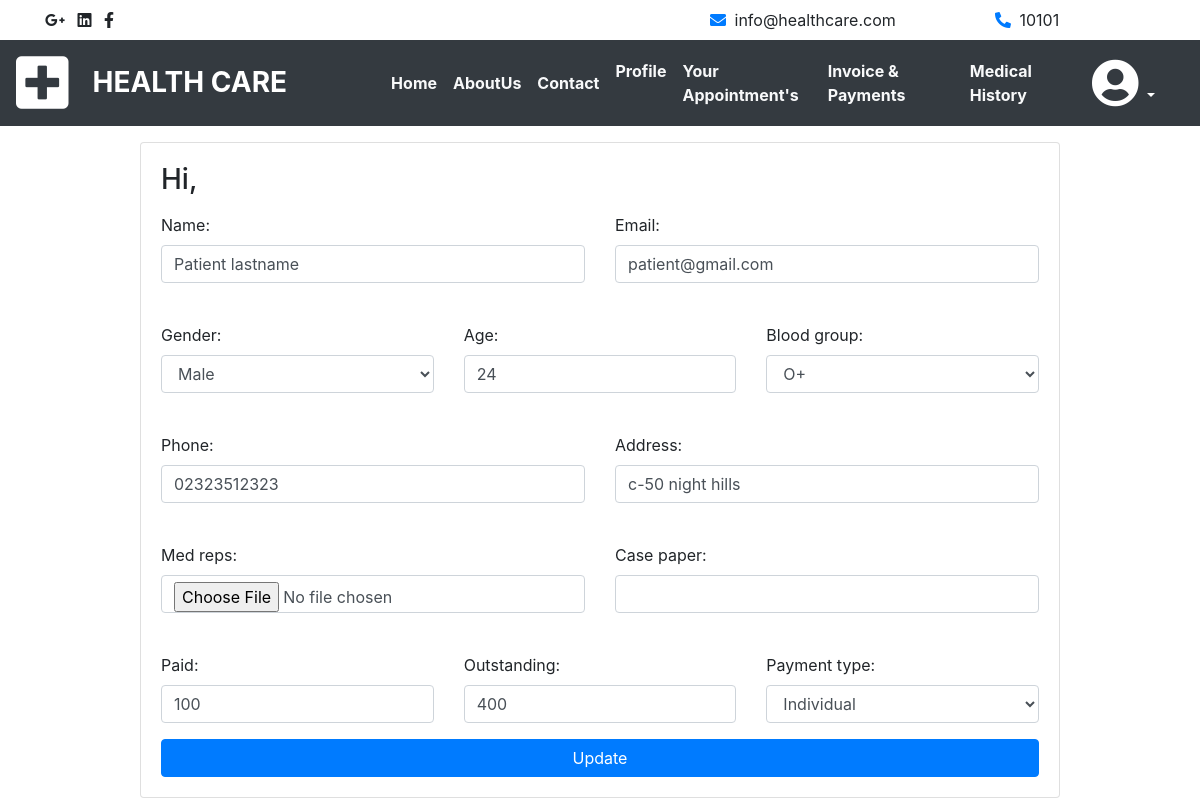
The page /profile (signed in) on the database its author committed.
### userprofile/models.py (models this page shows, shortened)
class UserProfile(models.Model):
    user = models.ForeignKey(User, on_delete=models.CASCADE, related_name='user_profile')
    name = models.CharField(max_length=50)
    phone_regex = RegexValidator(regex=r'^\+?1?\d{9,15}$',
                                 message="Phone number must be entered in the format: '+999999999'. Up to 15 digits allowed.")
    phone = models.CharField(validators=[phone_regex], max_length=17, blank=True)  # validators should be a list
    email = models.EmailField(blank=True)
    gender = models.CharField(choices=GENDER_CHOICES, max_length=1, blank=True)
    age = models.IntegerField(blank=True, null=True)
    address = models.CharField(max_length=500, blank=True)
    blood_group = models.CharField(choices=BLOOD_GROUPS, max_length=3, blank=True)
    med_reps = models.FileField(upload_to='profile/med_reps', blank=True)
    case_paper = models.IntegerField(blank=True, null=True)
    department = models.CharField(max_length=50, null=True, blank=True)
    salary = models.IntegerField(null=True, blank=True)
    attendance = models.IntegerField(null=True, blank=True)
    status = models.CharField(choices=[('Active', 'Active'), ('Inactive', 'Inactive')], null=True, blank=True,
                              max_length=8)
    class Meta:
        ordering = ('-id',)

### appointment/models.py (models this page shows, shortened)
class Payment(models.Model):
    user = models.ForeignKey(User, on_delete=models.CASCADE, related_name="patient_payments")
    date = models.DateField(auto_now_add=True)
    paid = models.IntegerField(null=True)
    outstanding = models.IntegerField(null=True)
    total = models.IntegerField(null=True)
    payment_type = models.CharField(choices=PAYMENT_TYPES, max_length=1, default="I")
    class Meta:
        ordering = ('-id',)

### userprofile/views.py (the view)
# urls.py: path('profile', user_profile, name="profile"),
def user_profile(request):
    button_type = 'Update'
    user = request.user
    title = 'Hi, ' + user.first_name + ' ' + user.last_name
    profile = UserProfile.objects.get(user=user)
    payment = Payment.objects.get(user=user)
    if request.method == 'POST':
        form = UserProfileForm(request.POST, instance=profile)
        payment_form = UserPaymentForm(request.POST, instance=payment)
        if form.is_valid() and payment_form.is_valid():
            form.save()
            payment_form.save()
            return redirect('/')
    else:
        form = UserProfileForm(instance=profile)
        payment_form = UserPaymentForm(instance=payment)
    context = {
        'form': form,
        'payment_form': payment_form,
        'title': title,
        'button_type': button_type
    }
    return render(request, 'userprofile/userprofile.html', context)

### userprofile/templates/userprofile/userprofile.html (shortened to what this page needs)
{% extends 'base.html' %}
{% load widget_tweaks %}
{% block content %}
<div class="container">
    <div class="row justify-content-center">
      <div class="col-lg-10">
        <div class="card">
          <div class="card-body">
            <h3 class="card-title">{{title}}</h3>
            <form action="" method="POST">
                <div class="row mt-3">
                  <div class="col">
                    <div class="form-group">
                      {{ form.name.label_tag }}
                      {% if form.name.is_bound %}
                        {% if form.name.errors %}
                          {% render_field form.name class="form-control is-invalid" %}
                          {% for error in form.name.errors %}
                            <div class="invalid-feedback">
                              {{ error }}
                            </div>
                          {% endfor %}
                        {% else %}
                          {% render_field form.name class="form-control is-valid" %}
                        {% endif %}
                      {% else %}
                        {% render_field form.name class="form-control" %}
                      {% endif %}
                    </div>
                  </div>
                  <div class="col">
                    <div class="form-group">
                      {{ form.email.label_tag }}
                      {% if form.email.is_bound %}
                        {% if form.email.errors %}
                          {% render_field form.email class="form-control is-invalid" %}
                          {% for error in form.email.errors %}
                            <div class="invalid-feedback">
                              {{ error }}
                            </div>
                          {% endfor %}
                        {% else %}
                          {% render_field form.email class="form-control is-valid" %}
                        {% endif %}
                      {% else %}
                        {% render_field form.email class="form-control" %}
                      {% endif %}
                    </div>
                  </div>
                </div>
                <div class="row mt-4">
                  <div class="col">
                    <div class="form-group">
                      {{ form.gender.label_tag }}
                      {% if form.gender.is_bound %}
                        {% if form.gender.errors %}
                          {% render_field form.gender class="form-control is-invalid" %}
                          {% for error in form.gender.errors %}
                            <div class="invalid-feedback">
                              {{ error }}
                            </div>
                          {% endfor %}
                        {% else %}
                          {% render_field form.gender class="form-control is-valid" %}
                        {% endif %}
                      {% else %}
                        {% render_field form.gender class="form-control" %}
                      {% endif %}
                    </div>
                  </div>
                  <div class="col">
                    <div class="form-group">
                      {{ form.age.label_tag }}
                      {% if form.age.is_bound %}
                        {% if form.age.errors %}
                          {% render_field form.age class="form-control is-invalid" %}
                          {% for error in form.age.errors %}
                            <div class="invalid-feedback">
                              {{ error }}
                            </div>
                          {% endfor %}
                        {% else %}
                          {% render_field form.age class="form-control is-valid" %}
                        {% endif %}
                      {% else %}
                        {% render_field form.age class="form-control" %}
                      {% endif %}
                    </div>
                  </div>
                  <div class="col">
                    <div class="form-group">
                      {{ form.blood_group.label_tag }}
                      {% if form.blood_group.is_bound %}
                        {% if form.blood_group.errors %}
                          {% render_field form.blood_group class="form-control is-invalid" %}
                          {% for error in form.blood_group.errors %}
                            <div class="invalid-feedback">
                              {{ error }}
                            </div>
                          {% endfor %}
                        {% else %}
                          {% render_field form.blood_group class="form-control is-valid" %}
                        {% endif %}
                      {% else %}
                        {% render_field form.blood_group class="form-control" %}
                      {% endif %}
                    </div>
                  </div>
                </div>
                <div class="row mt-4">
                  <div class="col">
                    <div class="form-group">
                      {{ form.phone.label_tag }}
                      {% if form.phone.is_bound %}
                        {% if form.phone.errors %}
                          {% render_field form.phone class="form-control is-invalid" %}
                          {% for error in form.phone.errors %}
                            <div class="invalid-feedback">
                              {{ error }}
                            </div>
                          {% endfor %}
                        {% else %}
                          {% render_field form.phone class="form-control is-valid" %}
                        {% endif %}
                      {% else %}
                        {% render_field form.phone class="form-control" %}
                      {% endif %}
                    </div>
                  </div>
                  <div class="col">
                    <div class="form-group">
                      {{ form.address.label_tag }}
                      {% if form.address.is_bound %}
                        {% if form.address.errors %}
                          {% render_field form.address class="form-control is-invalid" %}
                          {% for error in form.address.errors %}
                            <div class="invalid-feedback">
                              {{ error }}
                            </div>
                          {% endfor %}
                        {% else %}
                          {% render_field form.address class="form-control is-valid" %}
                        {% endif %}
                      {% else %}
                        {% render_field form.address class="form-control" %}
                      {% endif %}
                    </div>
                  </div>
                </div>
                <div class="row mt-4">
                  <div class="col">
                    <div class="form-group">
                      {{ form.med_reps.label_tag }}
                      {% if form.med_reps.is_bound %}
                        {% if form.med_reps.errors %}
                          {% render_field form.med_reps class="form-control is-invalid" %}
                          {% for error in form.med_reps.errors %}
                            <div class="invalid-feedback">
                              {{ error }}
                            </div>
                          {% endfor %}
                        {% else %}
                          {% render_field form.med_reps class="form-control is-valid" %}
                        {% endif %}
                      {% else %}
                        {% render_field form.med_reps class="form-control" %}
                      {% endif %}
                    </div>
                  </div>
                  <div class="col">
                    <div class="form-group">
                      {{ form.case_paper.label_tag }}
                      {% if form.case_paper.is_bound %}
                        {% if form.case_paper.errors %}
                          {% render_field form.case_paper class="form-control is-invalid" %}
                          {% for error in form.case_paper.errors %}
                            <div class="invalid-feedback">
                              {{ error }}
                            </div>
                          {% endfor %}
                        {% else %}
                          {% render_field form.case_paper class="form-control is-valid" %}
                        {% endif %}
                      {% else %}
                        {% render_field form.case_paper class="form-control" %}
                      {% endif %}
                    </div>
                  </div>
                </div>
                <div class="row mt-4">
                  <div class="col">
                    <div class="form-group">
                      {{ payment_form.paid.label_tag }}
                      {% if payment_form.paid.is_bound %}
                        {% if payment_form.paid.errors %}
                          {% render_field payment_form.paid class="form-control is-invalid" %}
                          {% for error in payment_form.paid.errors %}
                            <div class="invalid-feedback">
                              {{ error }}
                            </div>
                          {% endfor %}
                        {% else %}
                          {% render_field payment_form.paid class="form-control is-valid" %}
                        {% endif %}
                      {% else %}
                        {% render_field payment_form.paid class="form-control" %}
                      {% endif %}
                    </div>
                  </div>
                  <div class="col">
                    <div class="form-group">
                      {{ payment_form.outstanding.label_tag }}
                      {% if payment_form.outstanding.is_bound %}
                        {% if payment_form.outstanding.errors %}
                          {% render_field payment_form.outstanding class="form-control is-invalid" %}
                          {% for error in payment_form.outstanding.errors %}
                            <div class="invalid-feedback">
                              {{ error }}
                            </div>
                          {% endfor %}
                        {% else %}
                          {% render_field payment_form.outstanding class="form-control is-valid" %}
                        {% endif %}
                      {% else %}
                        {% render_field payment_form.outstanding class="form-control" %}
                      {% endif %}
                    </div>
                  </div>
                  <div class="col">
                    <div class="form-group">
                      {{ payment_form.payment_type.label_tag }}
                      {% if payment_form.payment_type.is_bound %}
                        {% if payment_form.payment_type.errors %}
                          {% render_field payment_form.payment_type class="form-control is-invalid" %}
                          {% for error in payment_form.payment_type.errors %}
                            <div class="invalid-feedback">
                              {{ error }}
                            </div>
                          {% endfor %}
                        {% else %}
                          {% render_field payment_form.payment_type class="form-control is-valid" %}
                        {% endif %}
                      {% else %}
                        {% render_field payment_form.payment_type class="form-control" %}
                      {% endif %}
                    </div>
                  </div>
                </div>
                <input type="submit" class="btn btn-primary btn-block" value="{{button_type}}">
            </form>
            </div>
        </div>
        </div>
    </div>
 </div>
{% endblock content %}

### rows shown on the page
UserProfile: name "Patient lastname", email "patient@gmail.com", gender "Male", age "24", blood_group "O+", phone "02323512323", address "c-50 night hills"
Payment: paid "100", outstanding "400", payment_type "Individual"

### other values the page prints
{{ title }} "Hi,"
{{ payment_form.paid.label_tag }} "Paid:"
{{ payment_form.outstanding.label_tag }} "Outstanding:"
{{ payment_form.payment_type.label_tag }} "Payment type:"
